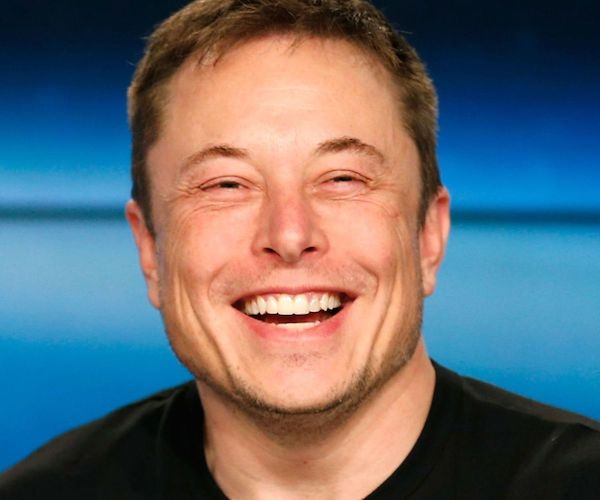
#> input picture PYHTON/WEEK 1/SECTION 1/MUSK/musk.jpg, 600 x 500 px, found by its file name
$ python color_image.py
#> lines starting #> are read from the running program, lines starting #| are printed output that depends on the picture
import numpy as np
import cv2
from matplotlib import pyplot as plt


img = cv2.imread('/home/paulstein/opencv/Example_course/PYHTON/WEEK 1/SECTION 1/MUSK/musk.jpg')
#> img is the input picture: shape (500, 600, 3); mean B, G, R 112.1, 105.5, 100.1

#imgRGB = cv2.cvtColor(img,cv2.COLOR_BGR2RGB)  //Converts BGR 2 RGB
#plt.imshow(imgRGB)
#plt.imshow(img[:,:,::-1])  #It will reverse the order of the 3rd dimension i.e. channels
#plt.imshow(img)

#plt.figure(figsize=[20,5])

#plt.subplot(131);plt.imshow(img[:,:,0]);plt.title("Blue Channel");
#plt.subplot(132);plt.imshow(img[:,:,1]);plt.title("Green Channel");
#plt.subplot(133);plt.imshow(img[:,:,2]);plt.title("Red Channel");
#plt.show() #The one displays the image

##        -------------------------------------------------------------------------------------


# Split the image into the B,G,R components
b,g,r = cv2.split(img)
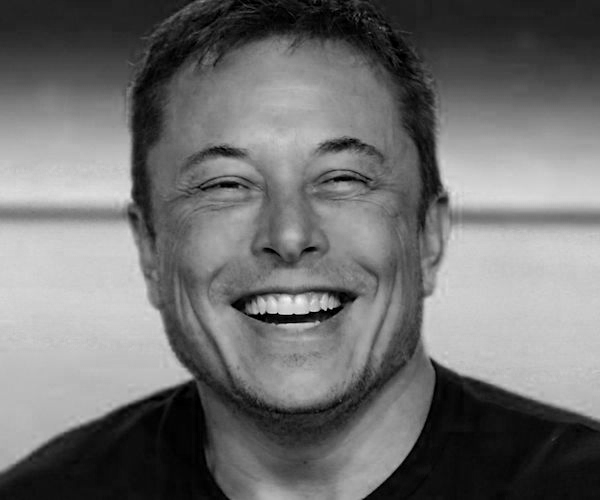
#> b: shape (500, 600); min 0, max 243, mean 112.1
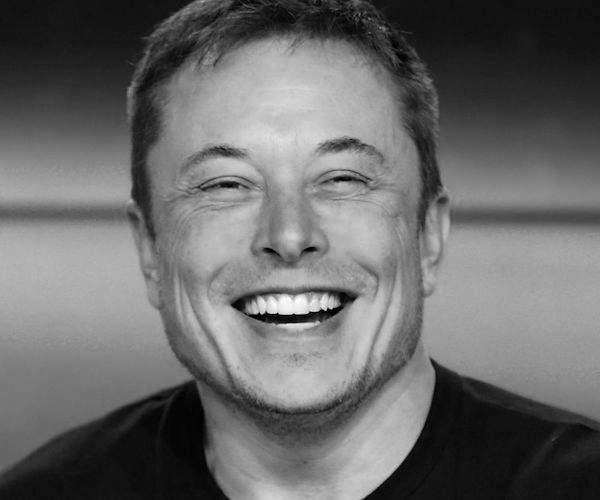
#> g: shape (500, 600); min 0, max 255, mean 105.5
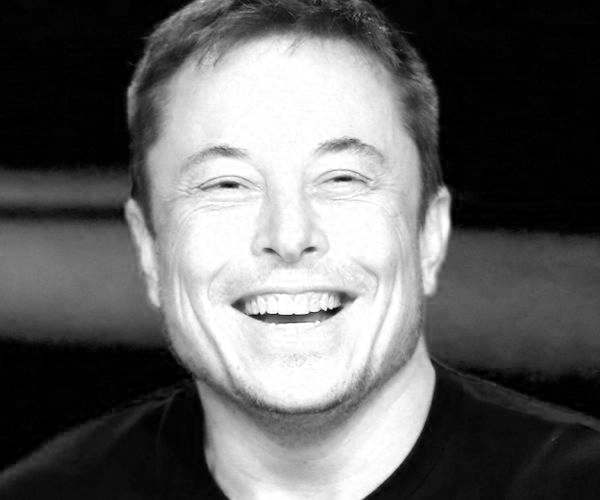
#> r: shape (500, 600); min 0, max 255, mean 100.1

# Show the channels
plt.figure(figsize=[20,5])
plt.subplot(141);plt.imshow(b);plt.title("Blue Channel");
plt.subplot(142);plt.imshow(g);plt.title("Green Channel");
plt.subplot(143);plt.imshow(r);plt.title("Red Channel");

# Merge the individual channels into a BGR image
imgMerged = cv2.merge((b,g,r))
# Show the merged output
plt.subplot(144);plt.imshow(imgMerged[:,:,::-1]);plt.title("Merged Output");

plt.show() #The one displays the image
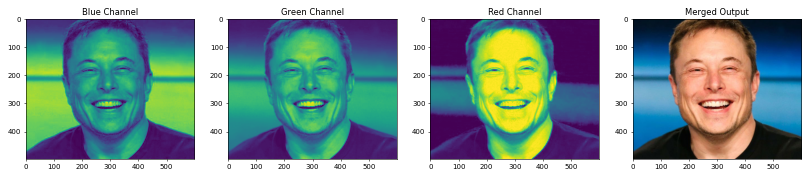
#> figure drawn by matplotlib, 4 panels
